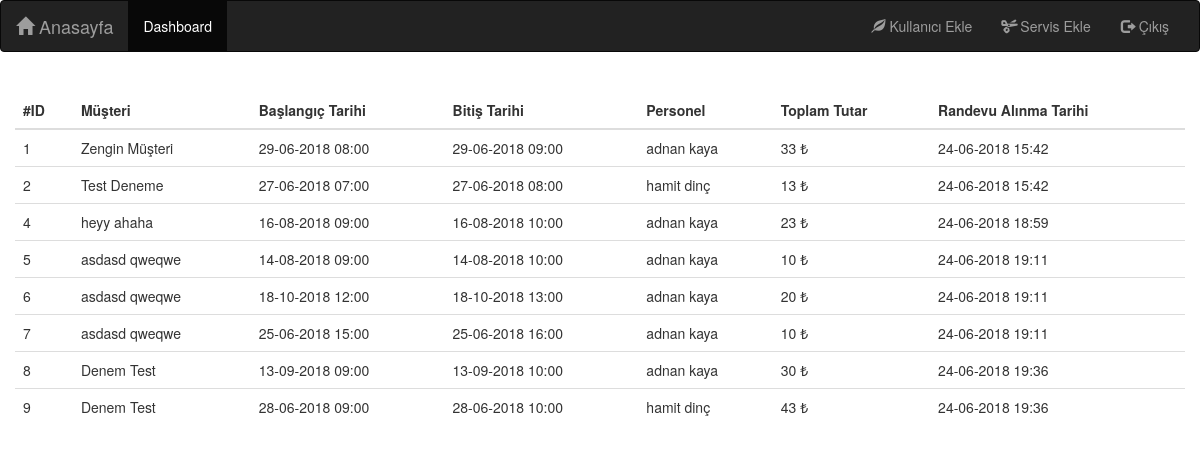
The page /auth/dashboard (signed in) on the database its author committed.
### myapp/home/models.py (models this page shows, shortened)
class Booking(db.Model):
    __tablename__ = 'booking'
    id = db.Column(db.Integer, primary_key=True)
    is_cancel = db.Column(db.Boolean, default=False)
    cancelation_reason = db.Column(db.String(200))
    booked_datetime = db.Column(db.DateTime, default=datetime.now())
    start_time = db.Column(db.DateTime)
    end_time = db.Column(db.DateTime)
    total_price = db.Column(db.Integer)
    client_id = db.Column(db.Integer, db.ForeignKey('client.id'))
    user_id = db.Column(db.Integer, db.ForeignKey('user.id'))
    activated = db.Column(db.Boolean, default=False)
    booked_services = db.relationship('Service', secondary=service_booked)
    provided_services = db.relationship('Service', secondary=service_provided)

class Client(db.Model):
    __tablename__ = 'client'
    id = db.Column(db.Integer, primary_key=True)
    fname = db.Column(db.String(40), nullable=False)
    lname = db.Column(db.String(40), nullable=False)
    phone = db.Column(db.String(10), nullable=False)
    email = db.Column(db.String(60), nullable=False)
    email_confirmed = db.Column(db.Boolean, default=False)
    bookings = db.relationship('Booking', backref='client', lazy='dynamic')
    def full_name(self):
        return self.fname+" "+self.lname

### myapp/auth/models.py (models this page shows, shortened)
class User(UserMixin, db.Model):
    __tablename__ = 'user'
    id = db.Column(db.Integer, primary_key=True)
    username = db.Column(db.String(30), nullable=False, unique=True)
    email = db.Column(db.String(60), nullable=False, unique=True)
    password_hashed = db.Column(db.String(128), nullable=False, unique=True)
    fname = db.Column(db.String(30), nullable=False)
    lname = db.Column(db.String(30), nullable=False)
    is_admin = db.Column(db.Boolean, default=False)
    bookings = db.relationship('Booking', backref='employee')
    def full_name(self):
        return self.fname+" "+self.lname

### myapp/auth/routes.py (the view)
@bp.route('/dashboard')
@login_required
def dashboard():
    bookings = Booking.query.filter(Booking.activated == True).all()
    return render_template('auth/dashboard.html', title="Yönetici Anasayfa", bookings=bookings)

### myapp/auth/models.py (called while the page is built)
@login.user_loader
def load_user(id):
    return User.query.get(int(id))

### myapp/templates/auth/dashboard.html
{% extends 'base.html'%}
{% block app_content %}
    <div class="row">
        <table class="table table-hover">
            <thead>
                <tr>
                    <th>#ID</th>
                    <th>Müşteri</th>
                    <th>Başlangıç Tarihi</th>
                    <th>Bitiş Tarihi</th>
                    <th>Personel</th>
                    <th>Toplam Tutar</th>
                    <th>Randevu Alınma Tarihi</th>
                </tr>
            </thead>
            <tbody>
                {% if bookings %}
                    {% for booking in bookings %}
                        <tr>
                            <td>{{booking.id}}</td>
                            <td>{{booking.client.full_name()}}</td>
                            <td>{{booking.start_time.strftime("%d-%m-%Y %H:%M")}}</td>
                            <td>{{booking.end_time.strftime("%d-%m-%Y %H:%M")}}</td>
                            <td>{{booking.employee.full_name()}}</td>
                            <td>{{booking.total_price}} &#8378;</td>
                            <td>{{booking.booked_datetime.strftime("%d-%m-%Y %H:%M")}}</td>
                        </tr>
                    {% endfor %}
                {% else%}
                    <tr>Randevu yok!</tr>
                {% endif%}
            </tbody>
        </table>
    </div>
{% endblock%}

### myapp/templates/base.html (shortened to what this page needs)
{% extends 'bootstrap/base.html' %}
{% block navbar %}
    {% include '_navbar.html' %}
{% endblock %}
{% block content%}
<div class="container">
    <br />
    {% block app_content %}
    {% endblock%}
</div>
{% endblock%}

### myapp/templates/_navbar.html (shortened to what this page needs)
<nav class="navbar navbar-inverse">
  <div class="container-fluid">
    <div class="navbar-header">
      <a class="navbar-brand" href="{{url_for('home.index')}}">
        <span class="glyphicon glyphicon-home"></span>
        Anasayfa
      </a>
    </div>
    <div class="collapse navbar-collapse" id="bs-example-navbar-collapse-1">
      <ul class="nav navbar-nav">
        {% if current_user.is_authenticated %}
        <li class="active">
          <a href="{{url_for('auth.dashboard')}}">Dashboard
          </a>
        </li>
        {% endif %}
      </ul>
      <ul class="nav navbar-nav navbar-right">
        {% if current_user.is_authenticated %}
            {% if current_user.is_admin %}
            <li>
              <a href="{{url_for('auth.register')}}">
                <span class="glyphicon glyphicon-leaf"></span> Kullanıcı Ekle</a>
            </li>
            <li>
                <a href="{{url_for('auth.add_service')}}">
                  <span class="glyphicon glyphicon-scissors"></span> Servis Ekle</a>
              </li>
            {% endif %}
            <li>
                <a href="{{url_for('auth.logout')}}">
                  <span class="glyphicon glyphicon-log-out"></span> Çıkış</a>
              </li>
        {% else %}
        <li>
          <a href="{{url_for('auth.login')}}">
            <span class="glyphicon glyphicon-log-in"></span> Giriş yap</a>
        </li>
        {% endif %}
      </ul>
    </div>
  </div>
</nav>

### rows shown on the page
Booking: id "1", client.full_name "Zengin Müşteri", start_time "29-06-2018 08:00", end_time "29-06-2018 09:00", employee.full_name "adnan kaya", total_price "33", booked_datetime "24-06-2018 15:42"
Booking: id "2", client.full_name "Test Deneme", start_time "27-06-2018 07:00", end_time "27-06-2018 08:00", employee.full_name "hamit dinç", total_price "13", booked_datetime "24-06-2018 15:42"
Booking: id "4", client.full_name "heyy ahaha", start_time "16-08-2018 09:00", end_time "16-08-2018 10:00", employee.full_name "adnan kaya", total_price "23", booked_datetime "24-06-2018 18:59"
Booking: id "5", client.full_name "asdasd qweqwe", start_time "14-08-2018 09:00", end_time "14-08-2018 10:00", employee.full_name "adnan kaya", total_price "10", booked_datetime "24-06-2018 19:11"
Booking: id "6", client.full_name "asdasd qweqwe", start_time "18-10-2018 12:00", end_time "18-10-2018 13:00", employee.full_name "adnan kaya", total_price "20", booked_datetime "24-06-2018 19:11"
Booking: id "7", client.full_name "asdasd qweqwe", start_time "25-06-2018 15:00", end_time "25-06-2018 16:00", employee.full_name "adnan kaya", total_price "10", booked_datetime "24-06-2018 19:11"
Booking: id "8", client.full_name "Denem Test", start_time "13-09-2018 09:00", end_time "13-09-2018 10:00", employee.full_name "adnan kaya", total_price "30", booked_datetime "24-06-2018 19:36"
Booking: id "9", client.full_name "Denem Test", start_time "28-06-2018 09:00", end_time "28-06-2018 10:00", employee.full_name "hamit dinç", total_price "43", booked_datetime "24-06-2018 19:36"
